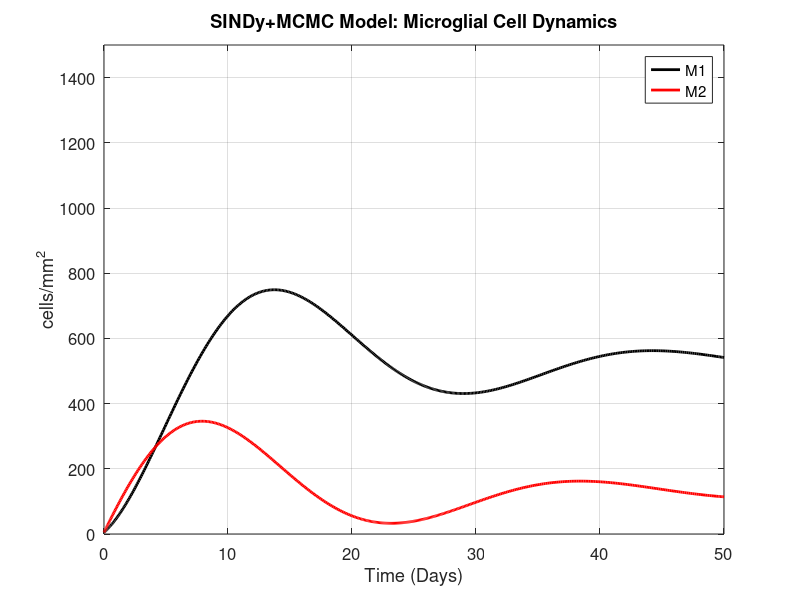

Here is the MATLAB script that generated this plot:
function [t, M1, M2, M_eq] = sindy_mcmc_microglia(params, plot_results)
%SINDY_MCMC_MICROGLIA SINDy+MCMC model for microglial cell dynamics
%
%   Reference: Amato & Arnold (2025) "Data-driven modeling and prediction 
%              of microglial cell dynamics in the ischemic penumbra"
%              https://arxiv.org/abs/2404.10915
%              https://github.com/anarnold/Data-Driven-Modeling-Microglia
%
%   [t, M1, M2, M_eq] = sindy_mcmc_microglia()
%       Uses default parameters from paper and plots results
%
%   [t, M1, M2, M_eq] = sindy_mcmc_microglia(params)
%       Uses custom parameters specified in struct:
%           params.theta - coefficient vector [θ1, θ2, θ3, θ4, θ5, θ6]
%                          (default: MCMC posterior means from paper)
%           params.M0    - initial conditions [M1(0), M2(0)] (default: [5, 5])
%           params.tspan - time span [t0, tf] (default: [0, 50])
%
%   [t, M1, M2, M_eq] = sindy_mcmc_microglia(params, plot_results)
%       Set plot_results = false to suppress plotting
%
%   Model (continuous-time ODE, equations 3.1-3.3):
%       dM1/dt = θ1 + θ2*M1 + θ3*M2
%       dM2/dt = θ4 + θ5*M1 + θ6*M2
%
%   MCMC posterior mean estimates:
%       θ1 = 32.9650, θ2 = -0.1377, θ3 = 0.3150
%       θ4 = 78.5130, θ5 = -0.1550, θ6 = 0.0217
%
%   Example:
%       [t, M1, M2] = sindy_mcmc_microglia();

    % Default parameters (MCMC posterior means from paper)
    if nargin < 1 || isempty(params)
        params = struct();
    end
    if nargin < 2
        plot_results = true;
    end
    
    % Default coefficients from eq 3.3 (MCMC posterior means)
    default_theta = [32.9650, -0.1377, 0.3150, ...  % θ1, θ2, θ3 (M1 equation)
                     78.5130, -0.1550, 0.0217];     % θ4, θ5, θ6 (M2 equation)
    
    % Set defaults for missing fields
    if ~isfield(params, 'theta'), params.theta = default_theta; end
    if ~isfield(params, 'M0'),    params.M0 = [5; 5];           end
    if ~isfield(params, 'tspan'), params.tspan = [0 50];        end
    
    % Extract parameters
    theta = params.theta;
    M0 = params.M0(:);  % Ensure column vector
    tspan = params.tspan;
    
    % Build coefficient matrix A and constant vector b
    % dM/dt = A*M + b
    A = [theta(2), theta(3);    % [θ2, θ3]
         theta(5), theta(6)];   % [θ5, θ6]
    b = [theta(1); theta(4)];   % [θ1; θ4]
    
    % Define ODE
    sindy_ode = @(t, M) A * M + b;
    
    % Solve ODE
    opts = odeset('RelTol', 1e-8, 'AbsTol', 1e-10);
    [t, M] = ode45(sindy_ode, tspan, M0, opts);
    
    M1 = M(:, 1);
    M2 = M(:, 2);
    
    % Compute equilibrium point: A*M + b = 0  =>  M = -A\b
    M_eq = -A \ b;
    
    % Plot results
    if plot_results
        figure;
        plot(t, M1, 'k-', 'LineWidth', 2); hold on;
        plot(t, M2, 'r-', 'LineWidth', 2);
        xlabel('Time (Days)', 'FontSize', 14);
        ylabel('cells/mm^2', 'FontSize', 14);
        title('SINDy+MCMC Model: Microglial Cell Dynamics', 'FontSize', 14);
        legend('M1', 'M2', 'Location', 'best');
        xlim([0 50]); 
        ylim([0 1500]);
        grid on;
        set(gca, 'FontSize', 12);
        
        % Display model info
        fprintf('\n=== SINDy+MCMC Model (Amato & Arnold, 2025) ===\n');
        fprintf('Continuous-time ODE:\n');
        fprintf('  dM1/dt = %.4f + %.4f*M1 + %.4f*M2\n', theta(1), theta(2), theta(3));
        fprintf('  dM2/dt = %.4f + %.4f*M1 + %.4f*M2\n', theta(4), theta(5), theta(6));
        fprintf('Equilibrium: M1* = %.2f, M2* = %.2f cells/mm^2\n', M_eq(1), M_eq(2));
    end
end
